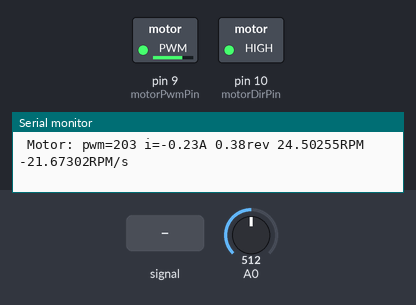
A sketch run on a simulated Arduino Uno, built with avr-gcc and run on an emulated ATmega328P. Parts: switched loads named in the sketch (green lamp = pin HIGH), the last lines printed to the serial monitor. Dashed ring = blinking. The inputs (shaded band) are chosen by the test bench; at power-on: A0 = 512.

Above: at 1.58 s.
1.8 s: A0 fed a 200 Hz sine of ±81 counts around its level
At 2.15 s:
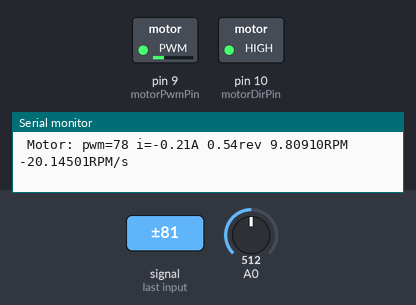
4.8 s: A0 set to 716
At 6.48 s:
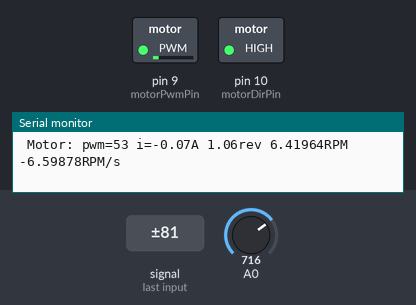
7.8 s: A0 set to 511
At 8.43 s:
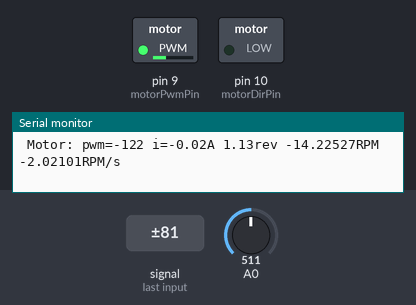
10.8 s: A0 set to 122
Timing chart, 0 to 14.8 s (numbered marks = the images above; inputs shaded):
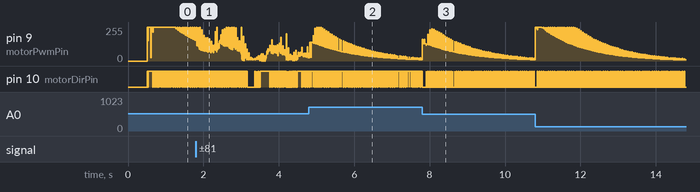

The sketch:

dc_motor_sim_servo.ino
```cpp
// Work in progress -- bidirectional DC motor as a servo

// simulate a PWM driven motor controlled by potentiometer
// DaveX 2022-02-21 CC BY-SA
// https://github.com/drf5n/drf5nArduino/tree/main/dc_motor_sim_servo
// This simulates a PID+PWM controlled DC motor with the simulated motor
// control pin 9 OC1A PWM read back from the OCR1A register.
//
// This simulation at https://wokwi.com/projects/362627481524244481
// uses these Uno Connections:
//
//   input: A0: 0-5V potentiometer on A0 sets distance 0-100
//   simulated input: 0-1024 analog distance
//   output: digitalPin9: PWM value to motor
//           digitalPin10 : direction to motor
//   Serial output: of PID state and Motor state
//
// Motor simulated by a state space model in class PmMotor
// This sketch aims at Servo control of a DC motor
// position
//
// https://wokwi.com/arduino/projects/323970337959051859 does speed control
//
// Discussions at:
// https://forum.arduino.cc/t/what-is-the-inverse-of-analogwrite-pin-val/960774/20
// https://forum.arduino.cc/t/why-doesnt-analogwrite-protect-its-writes-to-16bit-registers/961470
// https://forum.arduino.cc/t/motor-rpm-measurement-using-optical-encoder-for-pi-control/960163/13?u=davex
// https://forum.arduino.cc/t/controlling-a-linear-actuator-using-a-pid-controller/1117777/15

const byte motorPwmPin = 9;
const byte motorDirPin = 10;

#include <PID_v1.h> // https://playground.arduino.cc/Code/PIDLibrary/

class PmMotor { // Permanent Magnet Motor Simulation
  public:
    // DC PM motor state space model per
    // https://ctms.engin.umich.edu/CTMS/index.php?example=MotorSpeed&section=SystemModeling
    // DaveX 2023-04-21
    // input vars
    float V = 5; //  voltage (controlled by pwm fraction)
    int pwm_level; // 0-255 pwm controlled voltage
    // state vars
    float theta = 0;    // rotational position (rads)
    float theta_dot = 0; // rad/sec
    float i_amps = 0 ; // coil current amps
    // outputs
    float theta_dotdot = 0; // rad/sec/sec
    float di_dt;
    // extras;
    float MaxRPM = 1000;
    //constants
    float J = 0.001; // inertia kg*m2
    float B = 0.0001 ; // fluid friction N*m*s
    float L = 0.05; // motor inductance H
    float Ke = 0.001; // speed constant V/rad/sec
    float Kt = 1; // torqe constant N*m/A
    float R = 1.0; // motor resistance ohms
    float i_full = 0.01; // no load current at full speed voltage
    // governing eqns:
    // J*theta_dotdot + B * theta_dot = Kt *i
    // L * di/dt +R*i = V -Ke*theta_dot

    // time variables
    unsigned long updateInterval = 50; // ms
    unsigned long lastUpdate = 0;

    float speed_mrev_sec = 0; //theta_dot
    long millirevs = 0; // theta in millirevolutions
    long encoderTicks = 0;
    const long ticksPerRev = 1000;
    float rpm;

    void setKeMaxRPMVR(float rpm) {
      // set Ke from....
      // assume V voltage, for pwm/255 fraction
      // assume di/dt =0
      // theta_dot_max = rpm/60*2*pi // to rad/sec
      // V*255/255 = R*i  +Ke*theta_dot
      //
      Ke = (V - 0.0 * i_full * R) / (rpm / 60 * 2 * PI);
      MaxRPM = rpm;
    }
    void setInertia(float x) {
      J = x;
    }
    void setResistance(float x) {
      R = x;
    }

    void setKtFromIB() {
      // From J*theta_dotdot + B * theta_dot = Kt *i
      // assume theta_dotdot = 0, full speed, i
      const float theta_dot_max = MaxRPM / 60 * 2 * PI ;
      float myKt = B * theta_dot_max / i_full;

      Serial.print(Kt);
      Serial.print("->");
      Serial.print(myKt);
      Serial.println();

    }
    void update(uint16_t pwm, int dir) {
      // pwm 0-255, as from an analogWrite()
      // dir in HIGH,LOW as from a digitalwrite)
      // One also could change direction or drive voltage with motor.V
      pwm_level = pwm * (dir == HIGH? 1 : -1);
      update();
    }

    void update() {
      unsigned long now = millis();
      static float i_last = 0;
      if (now - lastUpdate >= updateInterval) {
        lastUpdate += updateInterval;

        i_amps = (V * pwm_level / 255.0 - Ke * theta_dot - L * di_dt) / R;
        di_dt = i_amps - i_last;

        theta += theta_dot * updateInterval / 1000.0;
        theta_dotdot = (Kt * i_amps - B * theta_dot) / J;
        theta_dot += theta_dotdot * updateInterval / 1000.0;
        encoderTicks += theta_dot * updateInterval / 1000.0 / 2 / PI * ticksPerRev;

      }
    }
    void printConfig(void) { // print the configuration vars
      Serial.print("Motor Configuration");
      Serial.print(" MaxRPM=");
      Serial.print(MaxRPM);
      Serial.print(" Ke=");
      Serial.print(Ke,4);
      Serial.print("V/rad/sec, Kt=");
      Serial.print(Kt,4);
      Serial.print("N*m/A B=");
      Serial.print(B,4);
      Serial.print("N*m*s, J=");
      Serial.print(J,4);
      Serial.print("kg*m2, L=");
      Serial.print(L,4);
      Serial.print("H V=");
      Serial.print(V,4);
      Serial.print("V pwm_level=");
      Serial.print(pwm_level);
      Serial.println('\n');
    }
    void printState(void) { // Print the state variables
      Serial.print(" pwm=");
      Serial.print(pwm_level);
      Serial.print(" i_amps=");
      Serial.print(i_amps);
      Serial.print("A theta=");
      Serial.print(theta);
      Serial.print("rad theta_dot=");
      Serial.print(theta_dot);
      Serial.print("rad/s theta_dotdot=");
      Serial.print(theta_dotdot);

      Serial.println("rad/s2");
    }

    void printStateRPM(void) { //print the state in rev & RPM form
      Serial.print(" Motor: pwm=");
      Serial.print(pwm_level);
      Serial.print(" i=");
      Serial.print(i_amps);
      Serial.print("A ");
      Serial.print(theta / 2 / PI);
      Serial.print("rev ");
      Serial.print(theta_dot / 2 / PI * 60, 5);
      Serial.print("RPM ");
      Serial.print(theta_dotdot / 2 / PI * 60, 5);
      Serial.print("RPM/s ");

      Serial.println();
    }
};

PmMotor myMotor;

double myRPM = 0.0;
double mySetpointDisp = 0.0;
double myCV = 0.0;

//PID motorPID(&myRPM, &myCV, &mySetpointRPM,1,0.1,0, DIRECT);

double myDisplacement = 0;
PID motorPID(&myDisplacement, &myCV, &mySetpointDisp, 7, 0.1, 5, DIRECT);

void report (void) {
  const int interval = 500;
  static unsigned long last = - interval;
  unsigned long now = millis();
  if (now - last >= interval) {
    last += interval;
    //motor.printState();
    Serial.print("PID: SP: ");
    Serial.print(mySetpointDisp);
    Serial.print("mm MV: ");
    Serial.print(myDisplacement);
    Serial.print("mm CV: ");
    Serial.print(myCV);
    Serial.print(" counts PWM9: ");
    //    Serial.print(OCR1A,DEC);
    Serial.print(analogGetPwm9(), DEC);
    Serial.println();
    myMotor.printStateRPM();
    //motor.printConfig();
  }
}

void setup() {
  // put your setup code here, to run once:
  Serial.begin(115200);
  myMotor.V = 5;
  myMotor.setResistance(1.2);
  myMotor.setKeMaxRPMVR(30);
  myMotor.i_full = 0.1; // Amps at no-load full speed
  myMotor.B = 0.0001e-0; // friction
  myMotor.setInertia(.1);
  myMotor.setKtFromIB();
  myMotor.printConfig();
  myMotor.printState();

  myRPM = myMotor.theta_dot * 60 / 2 / PI;
  mySetpointDisp = analogRead(A0); // 0-1024 rpm
  //turn the PID on
  motorPID.SetSampleTime(10); //us
  motorPID.SetOutputLimits(-254, 255);
  motorPID.SetMode(AUTOMATIC);
  pinMode(motorPwmPin,OUTPUT);
  pinMode(motorDirPin,OUTPUT);

  delay(500);
}

int analogGetPwm9() { // PWM 9 on UNO is OCR1A
  // Retrieve PWM value from pin per https://forum.arduino.cc/t/what-is-the-inverse-of-analogwrite-pin-val/960774/20
  // Uno pin 9 is OC1A per
  // Uno https://docs.arduino.cc/hacking/hardware/PinMapping168
  // Mega https://docs.arduino.cc/hacking/hardware/PinMapping2560

  return ((TCCR1A & bit(COM1A1)) ? OCR1A : digitalRead(9) * 255);
}

void loop() {
  unsigned long loopNow = millis();
  static long bresenhamSlope = 0; // phase error in ticks

  mySetpointDisp = (analogRead(A0) -0) / 10.23; // setpoint of mm based on slider


  myDisplacement = myMotor.theta * 60 / 2 / PI; // measure the motor speed
  //myPhase = bresenhamSlope;  // phase error

  motorPID.Compute();                 // PID to calculate CV from SP and MV
  // control the motor
  analogWrite(motorPwmPin, abs(myCV)); // push PID control value out PWM pin 9
  digitalWrite(motorDirPin,myCV>0? HIGH:LOW);

  // Simulate a motor attached to a PWM pin
  myMotor.update(analogGetPwm9(),digitalRead(motorDirPin));
  report();
}
```

Measured:
- by itself, pin 10 (motorDirPin): alternates HIGH for 0.01 s and LOW for 0.04 s
